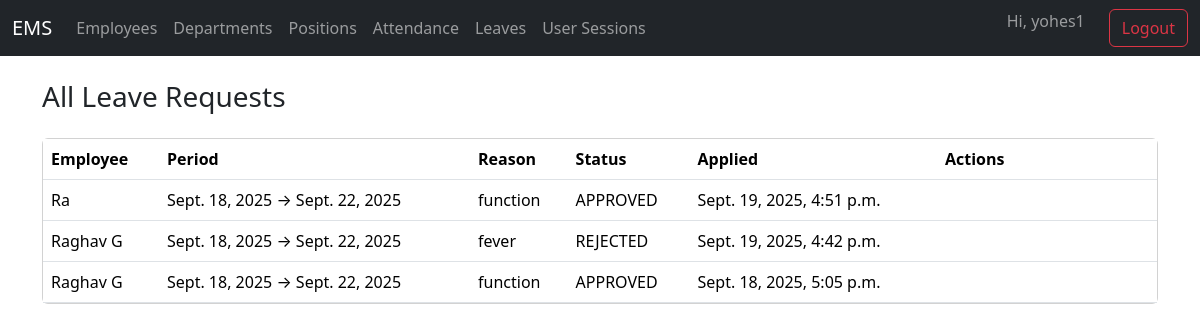
Screenshot of /leaves/ (signed in) with the database file from the repository.
### core/models.py (models this page shows, shortened)
class Leave(models.Model):
    STATUS_CHOICES = [
        ('PENDING', 'Pending'),
        ('APPROVED', 'Approved'),
        ('REJECTED', 'Rejected'),
    ]
    employee = models.ForeignKey(User, on_delete=models.CASCADE, related_name='leaves')
    start_date = models.DateField()
    end_date = models.DateField()
    reason = models.TextField()
    status = models.CharField(max_length=10, choices=STATUS_CHOICES, default='PENDING')
    applied_at = models.DateTimeField(auto_now_add=True)
    decided_by = models.ForeignKey(User, on_delete=models.SET_NULL, null=True, blank=True, related_name='leaves_decided')
    decided_at = models.DateTimeField(null=True, blank=True)
    class Meta:
        ordering = ['-applied_at']

### core/decorators.py (the view, shortened to what this page needs)
        def _wrapped_view(request, *args, **kwargs):
            if request.user.is_superuser:
                return view_func(request, *args, **kwargs)

### core/context_processors.py (called while the page is built)
def role_context(request):
    role = None
    if request.user.is_authenticated:
        if request.user.is_superuser or request.user.groups.filter(name="ADMIN").exists():
            role = "ADMIN"
        elif request.user.groups.filter(name="MANAGER").exists():
            role = "MANAGER"
        elif request.user.groups.filter(name="EMPLOYEE").exists():
            role = "EMPLOYEE"
    return {"role": role}

### core/views.py (called while the page is built)
@login_required
@group_required('ADMIN', 'MANAGER')
def leave_list(request):
    qs = Leave.objects.select_related('employee', 'employee__profile').all()
    if not request.user.is_superuser and request.user.groups.filter(name='MANAGER').exists():
        my_dept = getattr(getattr(request.user, 'profile', None), 'department', None)
        if my_dept:
            qs = qs.filter(employee__profile__department=my_dept)
    return render(request, 'leave_list.html', {'items': qs})

### core/templates/leave_list.html (shortened to what this page needs)
{% extends 'base.html' %}
{% block content %}
{% if not my_view %}
  <div class="d-flex justify-content-between align-items-center mb-3">
    <h3>All Leave Requests</h3>
  </div>
{% else %}
  <div class="d-flex justify-content-between align-items-center mb-3">
    <h3>My Leave Requests</h3>
    <a class="btn btn-primary" href="{% url 'leave_apply' %}">Apply Leave</a>
  </div>
{% endif %}
<div class="card">
  <div class="card-body p-0">
    <table class="table mb-0 align-middle">
      <thead><tr><th>Employee</th><th>Period</th><th>Reason</th><th>Status</th><th>Applied</th><th style="width:220px">Actions</th></tr></thead>
      <tbody>
        {% for l in items %}
          <tr>
            <td>{{ l.employee.get_full_name|default:l.employee.username }}</td>
            <td>{{ l.start_date }} → {{ l.end_date }}</td>
            <td>{{ l.reason|truncatechars:80 }}</td>
            <td>{{ l.status }}</td>
            <td>{{ l.applied_at }}</td>
            <td>
            </td>
          </tr>
        {% empty %}
          <tr><td colspan="6" class="text-center p-3">No leave requests.</td></tr>
        {% endfor %}
      </tbody>
    </table>
  </div>
</div>
{% endblock %}

### core/templates/base.html (shortened to what this page needs)
{% load static %}
<!doctype html>
<html lang="en">
<head>
  <link href="https://cdn.jsdelivr.net/npm/bootstrap@5.3.3/dist/css/bootstrap.min.css" rel="stylesheet">
  <link rel="stylesheet" href="{% static 'core/style.css' %}">
</head>
<body>
  <nav class="navbar navbar-expand-lg navbar-dark bg-dark mb-4">
    <div class="container-fluid">
      <a class="navbar-brand" href="{% url 'dashboard' %}">EMS</a>
      <div class="collapse navbar-collapse" id="navbarsExample">
<ul class="navbar-nav me-auto mb-2 mb-lg-0">
  {% if user.is_authenticated %}
    {% if role == "ADMIN" %}
      <li class="nav-item"><a class="nav-link" href="{% url 'employee_list' %}">Employees</a></li>
      <li class="nav-item"><a class="nav-link" href="{% url 'department_list' %}">Departments</a></li>
      <li class="nav-item"><a class="nav-link" href="{% url 'position_list' %}">Positions</a></li>
      <li class="nav-item"><a class="nav-link" href="{% url 'attendance_list' %}">Attendance</a></li>
      <li class="nav-item"><a class="nav-link" href="{% url 'leave_list' %}">Leaves</a></li>
      <li class="nav-item"><a class="nav-link" href="{% url 'session_list' %}">User Sessions</a></li>
    {% endif %}
  {% endif %}
</ul>
        <ul class="navbar-nav ms-auto">
          {% if user.is_authenticated %}
            <li class="nav-item"><span class="navbar-text me-4 ">Hi, {{ user.get_full_name|default:user.username }}</span></li>
            <form action="{% url 'logout' %}" method="post" style="display:inline;">
              <button type="submit" class="btn btn-outline-danger">Logout</button>
            </form>
          {% else %}
            <li class="nav-item"><a class="btn btn-outline-light btn-sm" href="{% url 'login' %}">Login</a></li>
          {% endif %}
        </ul>
      </div>
    </div>
  </nav>
  <main class="container">
    {% block content %}{% endblock %}
  </main>
</body>
</html>

### rows the page displays
Leave: employee.get_full_name "Ra", start_date "Sept. 18, 2025", end_date "Sept. 22, 2025", reason "function", status "APPROVED", applied_at "Sept. 19, 2025, 4:51 p.m."
Leave: employee.get_full_name "Raghav G", start_date "Sept. 18, 2025", end_date "Sept. 22, 2025", reason "fever", status "REJECTED", applied_at "Sept. 19, 2025, 4:42 p.m."
Leave: employee.get_full_name "Raghav G", start_date "Sept. 18, 2025", end_date "Sept. 22, 2025", reason "function", status "APPROVED", applied_at "Sept. 18, 2025, 5:05 p.m."

### other values shown
{{ user.get_full_name|default:user.username }} "yohes1"
